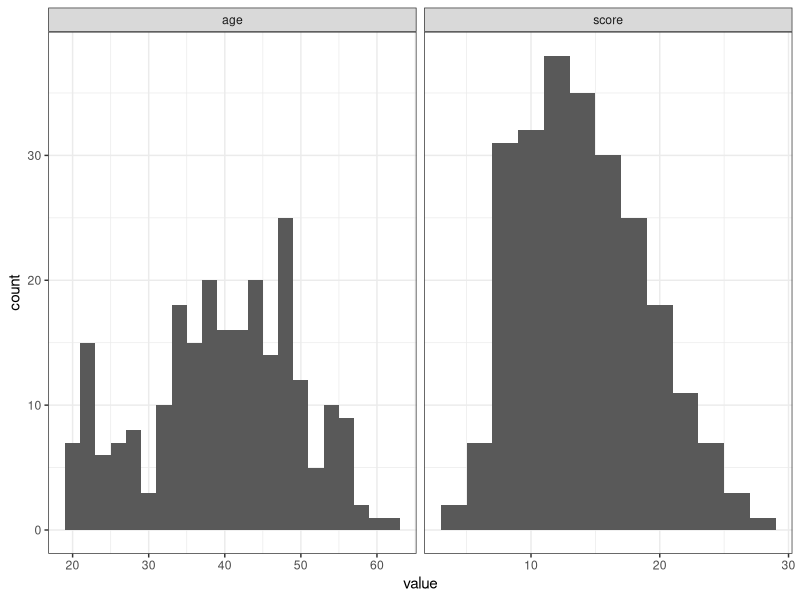
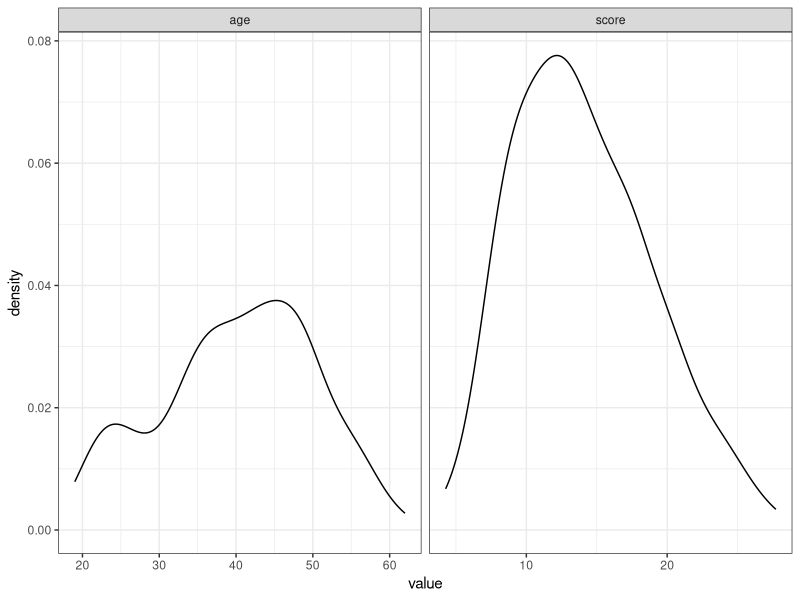
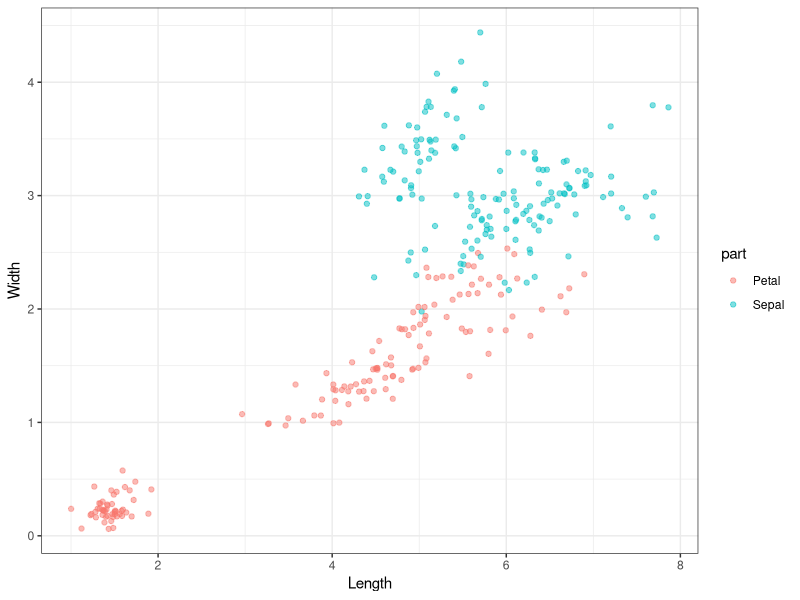

Here is the R script that generated these plots, in order:
## ---- chunk 1
library(tidyverse)
## ---- chunk 2
df <- data.table::fread('data/region_scores.csv')

## ---- chunk 3
df %>%
  select(age, score) %>%
  gather() %>%
  ggplot(aes(value)) + 
  geom_histogram(binwidth = 2) + # use histogram, not geom_bar or geom_col. geom_bar tries to plot counts per distinct value, but we want to plot counts per "bin" (here, 2 units) - this is computed automatically with geom_histogram.
  facet_wrap(~key, scales = "free_x") +
  theme_bw()


# or density:

df %>%
  select(age, score) %>%
  gather() %>%
  ggplot(aes(value)) + 
  geom_density() +
  facet_wrap(~key, scales = "free_x") +
  theme_bw()

## ---- chunk 4
head(iris)
## ---- chunk 5
iris_long <- iris %>%
  gather(var, measure, -Species)
## ---- chunk 6
iris_wide <- iris_long %>%
  separate(var, into = c('part', 'dim')) %>%
  group_by(dim) %>%
  mutate(row = row_number()) %>%
  ungroup %>%
  spread(dim, measure)
## ---- chunk 7
iris_wide %>%
  ggplot(aes(Length, Width, colour = part)) + 
  geom_jitter(alpha = .5) +
  theme_bw()
